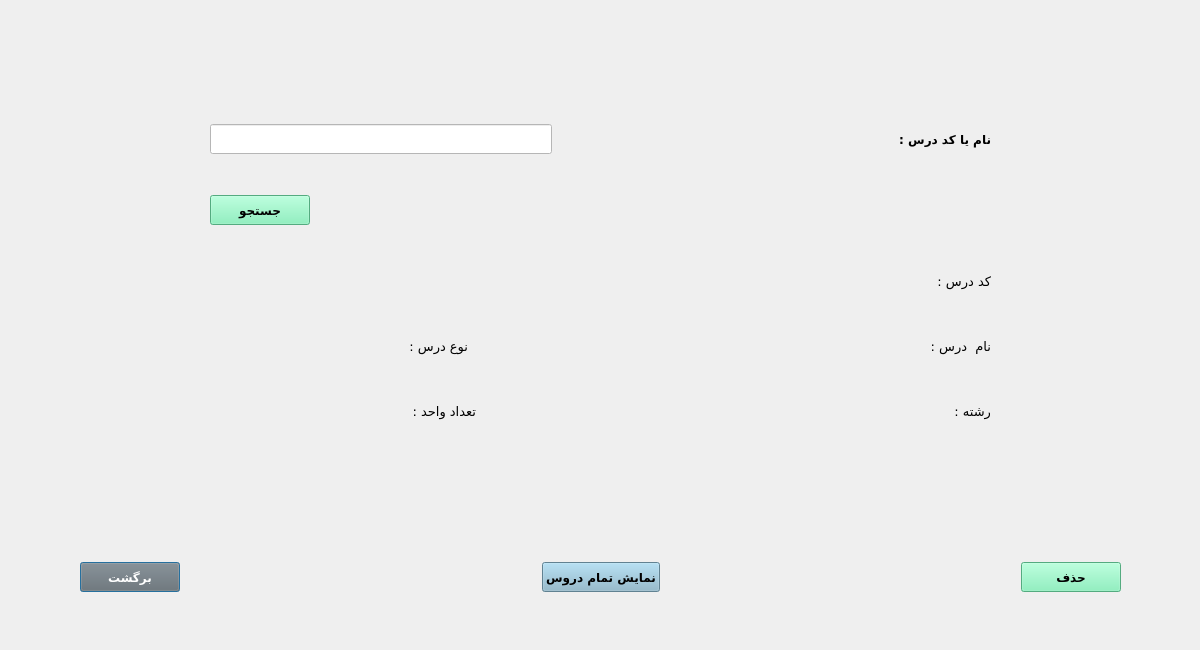
<?xml version="1.0" encoding="UTF-8"?>
<ui version="4.0">
 <class>RemoveLessonDialog</class>
 <widget class="QDialog" name="RemoveLessonDialog">
  <property name="geometry">
   <rect>
    <x>0</x>
    <y>0</y>
    <width>1200</width>
    <height>650</height>
   </rect>
  </property>
  <property name="windowTitle">
   <string>حذف درس</string>
  </property>
  <widget class="QWidget" name="layoutWidget">
   <property name="geometry">
    <rect>
     <x>80</x>
     <y>560</y>
     <width>1041</width>
     <height>35</height>
    </rect>
   </property>
   <layout class="QHBoxLayout" name="horizontalLayout_6">
    <item>
     <widget class="QPushButton" name="pushButton_back">
      <property name="minimumSize">
       <size>
        <width>100</width>
        <height>30</height>
       </size>
      </property>
      <property name="font">
       <font>
        <family>B Nazanin</family>
        <pointsize>9</pointsize>
        <weight>75</weight>
        <bold>true</bold>
       </font>
      </property>
      <property name="styleSheet">
       <string notr="true">background-color: rgb(111, 111, 111);
color:white;</string>
      </property>
      <property name="text">
       <string>برگشت</string>
      </property>
     </widget>
    </item>
    <item>
     <spacer name="horizontalSpacer_2">
      <property name="orientation">
       <enum>Qt::Horizontal</enum>
      </property>
      <property name="sizeHint" stdset="0">
       <size>
        <width>40</width>
        <height>20</height>
       </size>
      </property>
     </spacer>
    </item>
    <item>
     <widget class="QPushButton" name="pushButton_showAllStu">
      <property name="minimumSize">
       <size>
        <width>100</width>
        <height>30</height>
       </size>
      </property>
      <property name="font">
       <font>
        <family>B Nazanin</family>
        <pointsize>9</pointsize>
        <weight>75</weight>
        <bold>true</bold>
       </font>
      </property>
      <property name="styleSheet">
       <string notr="true">background-color: rgb(136, 182, 204)</string>
      </property>
      <property name="text">
       <string>نمایش تمام دروس</string>
      </property>
     </widget>
    </item>
    <item>
     <spacer name="horizontalSpacer_3">
      <property name="orientation">
       <enum>Qt::Horizontal</enum>
      </property>
      <property name="sizeHint" stdset="0">
       <size>
        <width>40</width>
        <height>20</height>
       </size>
      </property>
     </spacer>
    </item>
    <item>
     <widget class="QPushButton" name="pushButton_remove">
      <property name="minimumSize">
       <size>
        <width>100</width>
        <height>30</height>
       </size>
      </property>
      <property name="font">
       <font>
        <family>B Nazanin</family>
        <pointsize>9</pointsize>
        <weight>75</weight>
        <bold>true</bold>
       </font>
      </property>
      <property name="styleSheet">
       <string notr="true">background-color: rgb(118, 240, 179);</string>
      </property>
      <property name="text">
       <string>حذف</string>
      </property>
     </widget>
    </item>
   </layout>
  </widget>
  <widget class="QWidget" name="">
   <property name="geometry">
    <rect>
     <x>210</x>
     <y>110</y>
     <width>781</width>
     <height>331</height>
    </rect>
   </property>
   <layout class="QVBoxLayout" name="verticalLayout">
    <item>
     <layout class="QHBoxLayout" name="horizontalLayout">
      <item>
       <widget class="QLineEdit" name="lineEdit_lessCode">
        <property name="minimumSize">
         <size>
          <width>100</width>
          <height>30</height>
         </size>
        </property>
        <property name="font">
         <font>
          <pointsize>9</pointsize>
         </font>
        </property>
        <property name="styleSheet">
         <string notr="true">background-color: white;</string>
        </property>
       </widget>
      </item>
      <item>
       <spacer name="horizontalSpacer">
        <property name="orientation">
         <enum>Qt::Horizontal</enum>
        </property>
        <property name="sizeHint" stdset="0">
         <size>
          <width>40</width>
          <height>20</height>
         </size>
        </property>
       </spacer>
      </item>
      <item>
       <widget class="QLabel" name="label">
        <property name="font">
         <font>
          <family>B Titr</family>
          <pointsize>9</pointsize>
          <weight>75</weight>
          <bold>true</bold>
         </font>
        </property>
        <property name="text">
         <string>نام یا کد درس :</string>
        </property>
       </widget>
      </item>
     </layout>
    </item>
    <item>
     <spacer name="horizontalSpacer_8">
      <property name="orientation">
       <enum>Qt::Horizontal</enum>
      </property>
      <property name="sizeHint" stdset="0">
       <size>
        <width>40</width>
        <height>20</height>
       </size>
      </property>
     </spacer>
    </item>
    <item>
     <layout class="QHBoxLayout" name="horizontalLayout_4">
      <item>
       <widget class="QPushButton" name="pushButton_search">
        <property name="minimumSize">
         <size>
          <width>100</width>
          <height>30</height>
         </size>
        </property>
        <property name="font">
         <font>
          <family>B Nazanin</family>
          <pointsize>9</pointsize>
          <weight>75</weight>
          <bold>true</bold>
         </font>
        </property>
        <property name="styleSheet">
         <string notr="true">background-color: rgb(118, 240, 179)</string>
        </property>
        <property name="text">
         <string>جستجو</string>
        </property>
       </widget>
      </item>
      <item>
       <spacer name="horizontalSpacer_7">
        <property name="orientation">
         <enum>Qt::Horizontal</enum>
        </property>
        <property name="sizeHint" stdset="0">
         <size>
          <width>40</width>
          <height>20</height>
         </size>
        </property>
       </spacer>
      </item>
     </layout>
    </item>
    <item>
     <spacer name="horizontalSpacer_6">
      <property name="orientation">
       <enum>Qt::Horizontal</enum>
      </property>
      <property name="sizeHint" stdset="0">
       <size>
        <width>308</width>
        <height>20</height>
       </size>
      </property>
     </spacer>
    </item>
    <item>
     <layout class="QHBoxLayout" name="horizontalLayout_7">
      <item>
       <spacer name="horizontalSpacer_10">
        <property name="orientation">
         <enum>Qt::Horizontal</enum>
        </property>
        <property name="sizeHint" stdset="0">
         <size>
          <width>288</width>
          <height>20</height>
         </size>
        </property>
       </spacer>
      </item>
      <item>
       <widget class="QLabel" name="label_lessonCode">
        <property name="font">
         <font>
          <pointsize>9</pointsize>
         </font>
        </property>
        <property name="text">
         <string/>
        </property>
       </widget>
      </item>
      <item>
       <widget class="QLabel" name="label_3">
        <property name="font">
         <font>
          <family>B Koodak</family>
          <pointsize>10</pointsize>
         </font>
        </property>
        <property name="text">
         <string>کد درس :</string>
        </property>
       </widget>
      </item>
     </layout>
    </item>
    <item>
     <layout class="QHBoxLayout" name="horizontalLayout_8">
      <item>
       <layout class="QHBoxLayout" name="horizontalLayout_3">
        <item>
         <widget class="QLabel" name="label_type">
          <property name="font">
           <font>
            <pointsize>9</pointsize>
           </font>
          </property>
          <property name="layoutDirection">
           <enum>Qt::LeftToRight</enum>
          </property>
          <property name="text">
           <string/>
          </property>
          <property name="alignment">
           <set>Qt::AlignRight|Qt::AlignTrailing|Qt::AlignVCenter</set>
          </property>
         </widget>
        </item>
        <item>
         <spacer name="horizontalSpacer_5">
          <property name="orientation">
           <enum>Qt::Horizontal</enum>
          </property>
          <property name="sizeHint" stdset="0">
           <size>
            <width>40</width>
            <height>20</height>
           </size>
          </property>
         </spacer>
        </item>
        <item>
         <widget class="QLabel" name="label_8">
          <property name="font">
           <font>
            <family>B Koodak</family>
            <pointsize>10</pointsize>
            <weight>50</weight>
            <bold>false</bold>
           </font>
          </property>
          <property name="text">
           <string>نوع درس :</string>
          </property>
         </widget>
        </item>
       </layout>
      </item>
      <item>
       <spacer name="horizontalSpacer_9">
        <property name="orientation">
         <enum>Qt::Horizontal</enum>
        </property>
        <property name="sizeType">
         <enum>QSizePolicy::Expanding</enum>
        </property>
        <property name="sizeHint" stdset="0">
         <size>
          <width>100</width>
          <height>20</height>
         </size>
        </property>
       </spacer>
      </item>
      <item>
       <layout class="QHBoxLayout" name="horizontalLayout_2">
        <item>
         <widget class="QLabel" name="label_name">
          <property name="font">
           <font>
            <pointsize>9</pointsize>
           </font>
          </property>
          <property name="layoutDirection">
           <enum>Qt::LeftToRight</enum>
          </property>
          <property name="text">
           <string/>
          </property>
          <property name="alignment">
           <set>Qt::AlignRight|Qt::AlignTrailing|Qt::AlignVCenter</set>
          </property>
         </widget>
        </item>
        <item>
         <spacer name="horizontalSpacer_4">
          <property name="orientation">
           <enum>Qt::Horizontal</enum>
          </property>
          <property name="sizeHint" stdset="0">
           <size>
            <width>40</width>
            <height>20</height>
           </size>
          </property>
         </spacer>
        </item>
        <item>
         <widget class="QLabel" name="label_2">
          <property name="font">
           <font>
            <family>B Koodak</family>
            <pointsize>10</pointsize>
            <weight>50</weight>
            <bold>false</bold>
           </font>
          </property>
          <property name="text">
           <string>نام  درس :</string>
          </property>
         </widget>
        </item>
       </layout>
      </item>
     </layout>
    </item>
    <item>
     <layout class="QHBoxLayout" name="horizontalLayout_5">
      <item>
       <layout class="QHBoxLayout" name="horizontalLayout_9">
        <item>
         <widget class="QLabel" name="label_tedadVahed">
          <property name="font">
           <font>
            <pointsize>9</pointsize>
           </font>
          </property>
          <property name="text">
           <string/>
          </property>
         </widget>
        </item>
        <item>
         <spacer name="horizontalSpacer_13">
          <property name="orientation">
           <enum>Qt::Horizontal</enum>
          </property>
          <property name="sizeHint" stdset="0">
           <size>
            <width>40</width>
            <height>20</height>
           </size>
          </property>
         </spacer>
        </item>
        <item>
         <widget class="QLabel" name="label_5">
          <property name="font">
           <font>
            <family>B Koodak</family>
            <pointsize>10</pointsize>
           </font>
          </property>
          <property name="text">
           <string>تعداد واحد :</string>
          </property>
         </widget>
        </item>
       </layout>
      </item>
      <item>
       <spacer name="horizontalSpacer_12">
        <property name="orientation">
         <enum>Qt::Horizontal</enum>
        </property>
        <property name="sizeHint" stdset="0">
         <size>
          <width>40</width>
          <height>20</height>
         </size>
        </property>
       </spacer>
      </item>
      <item>
       <widget class="QLabel" name="label_field">
        <property name="minimumSize">
         <size>
          <width>100</width>
          <height>30</height>
         </size>
        </property>
        <property name="font">
         <font>
          <pointsize>9</pointsize>
         </font>
        </property>
        <property name="text">
         <string/>
        </property>
       </widget>
      </item>
      <item>
       <spacer name="horizontalSpacer_11">
        <property name="orientation">
         <enum>Qt::Horizontal</enum>
        </property>
        <property name="sizeType">
         <enum>QSizePolicy::Maximum</enum>
        </property>
        <property name="sizeHint" stdset="0">
         <size>
          <width>100</width>
          <height>20</height>
         </size>
        </property>
       </spacer>
      </item>
      <item>
       <widget class="QLabel" name="label_4">
        <property name="maximumSize">
         <size>
          <width>100</width>
          <height>16777215</height>
         </size>
        </property>
        <property name="font">
         <font>
          <family>B Koodak</family>
          <pointsize>10</pointsize>
         </font>
        </property>
        <property name="text">
         <string>رشته :</string>
        </property>
       </widget>
      </item>
     </layout>
    </item>
   </layout>
  </widget>
 </widget>
 <tabstops>
  <tabstop>lineEdit_lessCode</tabstop>
  <tabstop>pushButton_search</tabstop>
  <tabstop>pushButton_remove</tabstop>
  <tabstop>pushButton_showAllStu</tabstop>
  <tabstop>pushButton_back</tabstop>
 </tabstops>
 <resources/>
 <connections>
  <connection>
   <sender>pushButton_back</sender>
   <signal>clicked()</signal>
   <receiver>RemoveLessonDialog</receiver>
   <slot>close()</slot>
   <hints>
    <hint type="sourcelabel">
     <x>111</x>
     <y>577</y>
    </hint>
    <hint type="destinationlabel">
     <x>239</x>
     <y>429</y>
    </hint>
   </hints>
  </connection>
 </connections>
</ui>
